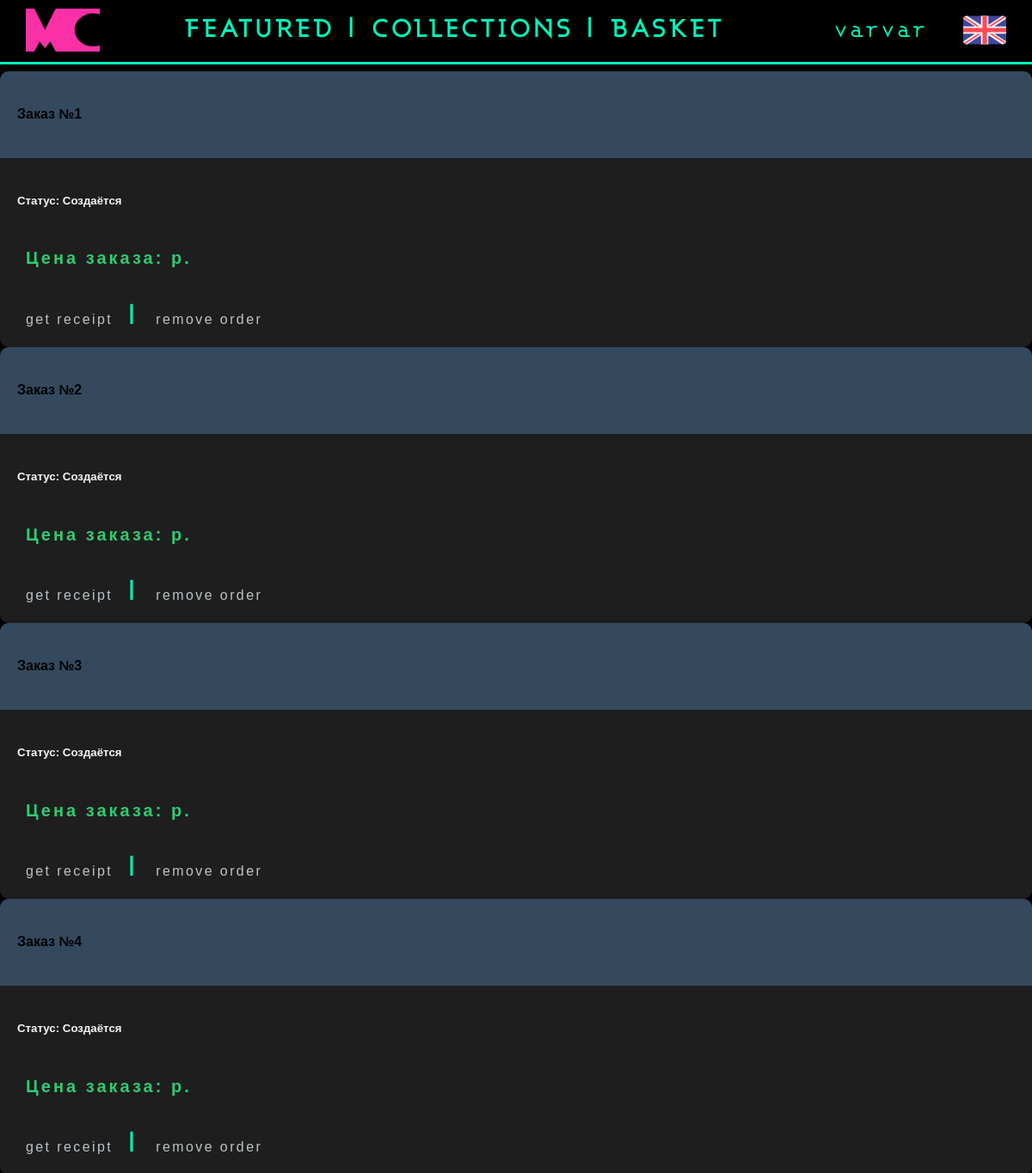
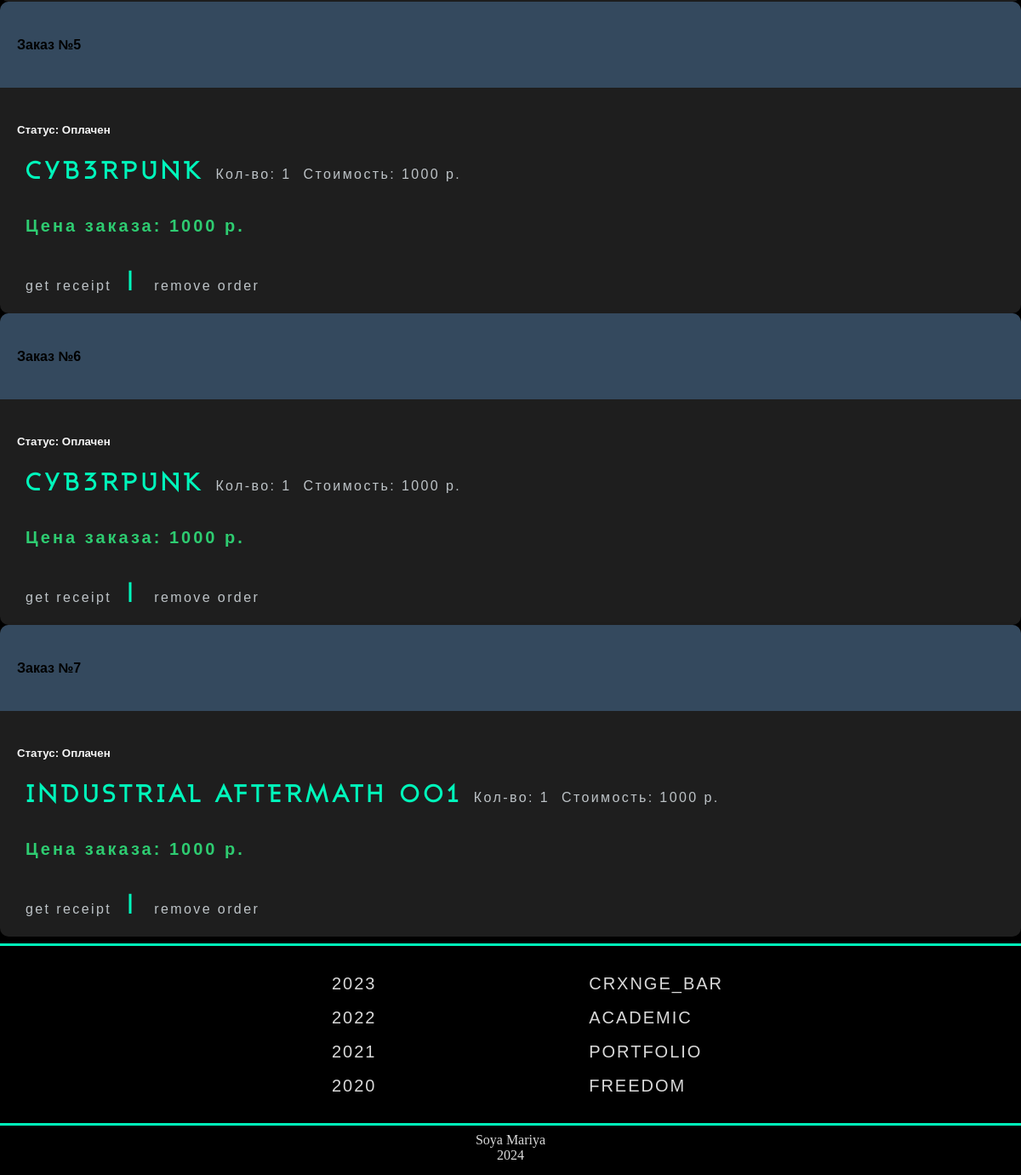
The app's page /orders/list/ (signed in), older data (2 pictures, top to bottom).
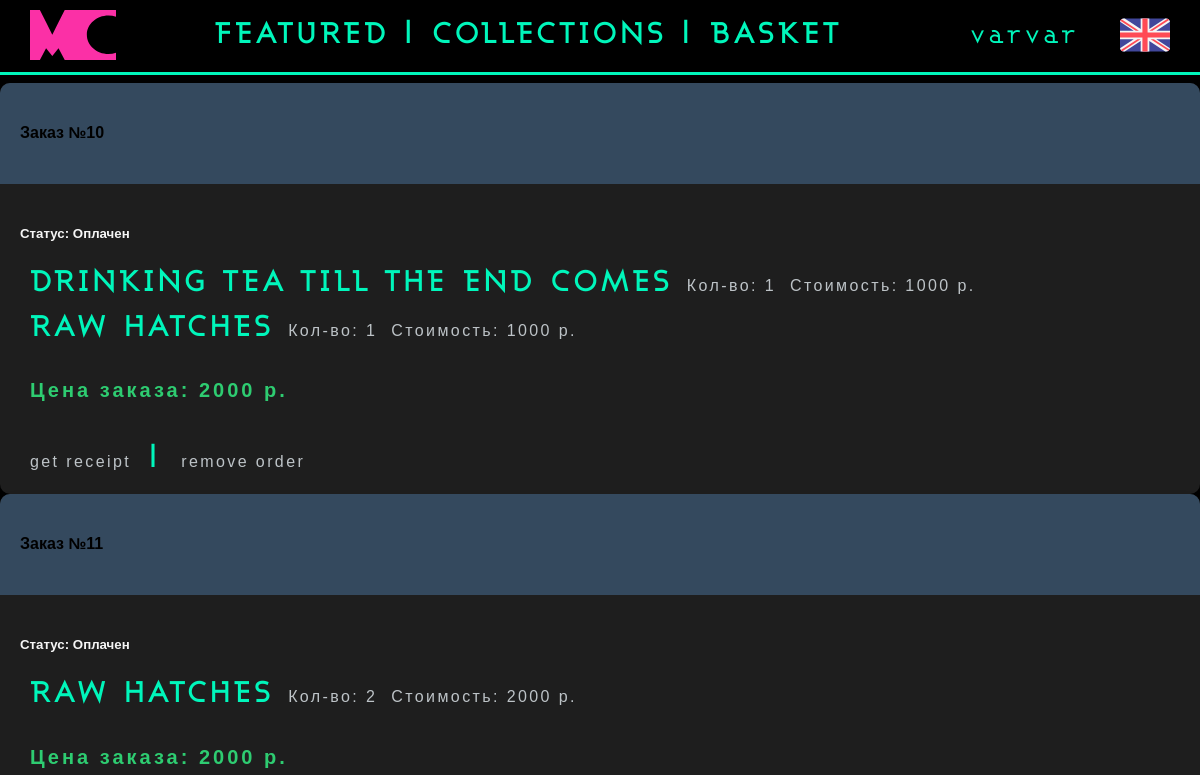
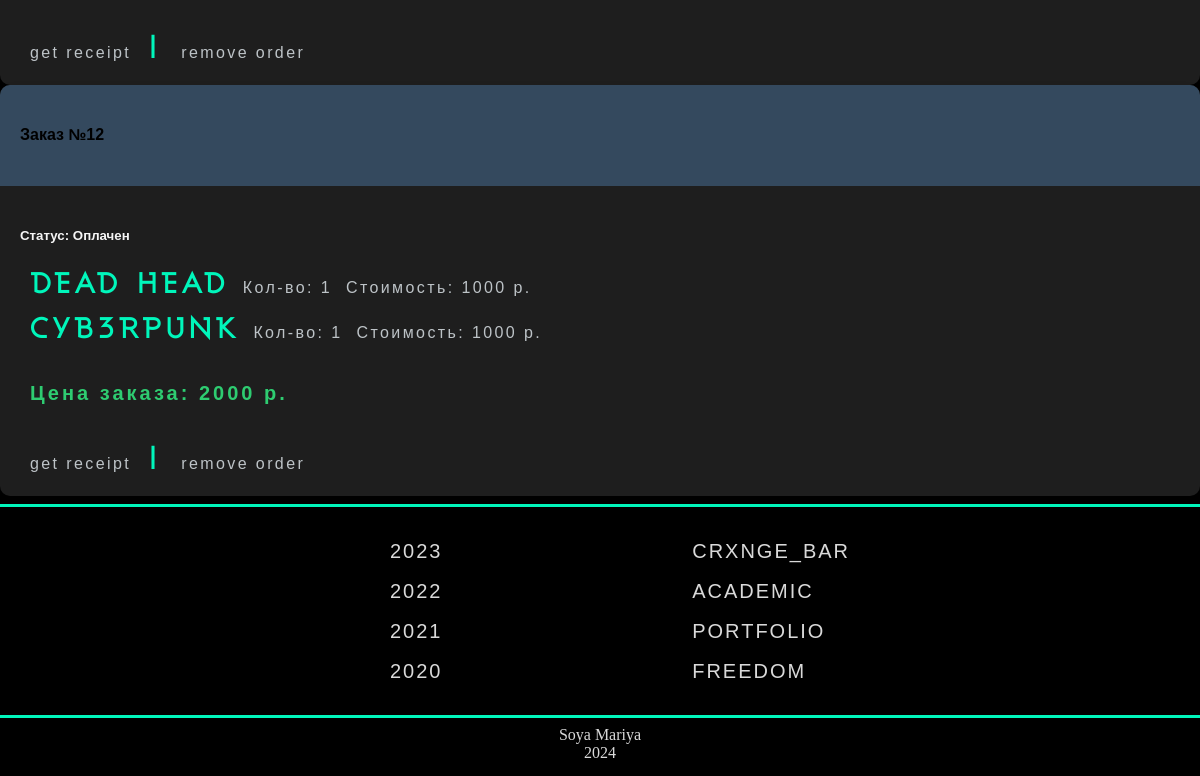
The same page, newer data (2 pictures, top to bottom).
### users/models.py (models this page shows)
class User(AbstractUser):
    groups = models.ManyToManyField(
        'auth.Group',
        related_name='customuser_set',
        blank=True,
        help_text=('The groups this user belongs to. A user will get all permissions '
                   'granted to each of their groups.'),
        verbose_name=('groups'),
    )
    user_permissions = models.ManyToManyField(
        'auth.Permission',
        related_name='customuser_set',
        blank=True,
        help_text=('Specific permissions for this user.'),
        verbose_name=('user permissions'),
    )
    user_address = models.CharField(max_length=128, null=True, blank=True)
    email = models.EmailField(unique=True)

### orders/models.py (models this page shows, shortened)
class Order(models.Model):
    STATUS_CHOICES = [(0, "Создаётся"), (1, "Оплачен"), (2, "Доставлен")]
    status = models.IntegerField(choices=STATUS_CHOICES, default=0)
    date = models.DateField().auto_now
    user = models.ForeignKey(User, on_delete=models.CASCADE)
    address = models.TextField(default='Россия, Москва, ул. Мира, дом 666')
    basket_history = models.JSONField(default=dict)
    payment_id = models.CharField(max_length=255, null=True, blank=True)
    payment_method_id = models.CharField(max_length=255, null=True, blank=True)
    is_active = models.BooleanField(default=False)
    send_mail_flag = models.BooleanField(default=False)

### orders/views.py (the view)
# urls.py: path('list/', OrderListView.as_view(), name='list_order'),
class OrderListView(ListView):
    template_name = 'orders/order-list.html'
    title = 'Мои заказы'
    queryset = Order.objects.all()
    def get_queryset(self):
        queryset = super(OrderListView, self).get_queryset()
        return queryset.filter(user=self.request.user)

### orders/templates/orders/order-list.html (shortened to what this page needs)
{% extends 'orders/base.html' %}
{% load static %}
{% block css %}
    <link rel="stylesheet" type="text/css" href="{% static 'base.css' %}">
{% endblock %}
{% block content %}
<section class="container py-5">
    <div class="main-content">
        <div class="products">
            {% if object_list %}
                {% for order in object_list %}
                    <div class="order-card card mb-4">
                        <div class="card-header text-light">
                            <h4 class="mb-0">Заказ №{{ order.id }}</h4>
                        </div>
                        <div class="card-body">
                            <h5 class="text-primary">Статус: {{ order.get_status_display }}</h5>
                            <div class="order-details">
                                {% if order.is_active %}
                                    <div class="product d-flex justify-content-start align-items-center">
                                        <a href="{% url 'order:order_remove' order.id %}" class="helvetic-pale">
                                            Удалить заказ
                                        </a>
                                        <a href="{% url 'order:receipt' order.id %}" class="helvetic-pale">
                                            Получить чек
                                        </a>
                                    </div>
                                {% else %}
                                    {% for basket in order.basket_history.purchased_items %}
                                        <div class="product">
                                            <strong class="neon-green">{{ basket.product_name }}</strong>
                                            <span class="helvetic-pale">Кол-во: {{ basket.quantity }}</span>
                                            <span class="helvetic-pale">Стоимость: {{ basket.sum }} р.</span>
                                        </div>
                                    {% endfor %}
                                    <div class="order-total mt-3">
                                        <h4 class="neon-green">Цена заказа: {{ order.basket_history.total_sum }} р.</h4>
                                    </div>
                                    <div class="mt-3">
                                        <a href="{% url 'order:receipt' order.id %}" class="helvetic-pale">
                                            get receipt
                                        </a>
                                        <span class="neon-skip">|</span>
                                        <a href="{% url 'order:order_remove' order.id %}" class="helvetic-pale">
                                            remove order
                                        </a>
                                    </div>
                                {% endif %}
                            </div>
                        </div>
                    </div>
                {% endfor %}
            {% else %}
                <h1 class="neon-green">ORDER LIST EMPTY</h1>
            {% endif %}
        </div>
    </div>
</section>
{% endblock %}

### orders/templates/orders/base.html (shortened to what this page needs)
{% load static %}
<!DOCTYPE html>
<html>
    <head>
        {% block css%}
        {% endblock %}
    </head>
    <body>
        <nav class="sticky">
        <header id="header" class="header">
            <div class="container">
                <div class="nav-bar">
                    <a href="{% url 'structure:index' %}">
                        <img src="{% static '/source/images/main_logo.svg' %}" class= "logo" height="50"alt="Main Logo" loading="lazy"/>
                    </a>
                    <ul class = "menu">
                        <li>
                            <a class="neon-green" href="{% url 'structure:index' %}">FEATURED</a>
                            <span class="neon-skip">|</span>
                        </li>
                        <li>
                            <a class="neon-green" href="{% url 'structure:collections' %}">COLLECTIONS</a>
                            <span class="neon-skip">|</span>
                        </li>
                        {% if user.is_authenticated %}
                        <li>
                            <a class="neon-green" href="{% url 'structure:basket_view' %}">BASKET</a>
                        </li>
                        {% else %}
                        <li>
                            <a class="neon-green" href="{% url 'users:login' %}">BASKET</a>
                        </li>
                        {% endif %}
                    </ul>
                {% if user.is_authenticated %}
                <li>
                    <a class="neon-green-right" href="{% url 'users:profile' user.id %}">{{ user.username }}</a>
                </li>
                {% else %}
                <li>
                    <a class="neon-green-right" href="{% url 'users:login' %}">LOG_IN</a>
                </li>
                {% endif %}
                <a class = "switcher" href="{% url 'structure:bio' %}">
                    <img
                    src="{% static 'source/images/united-kingdom-uk-svgrepo-com.svg' %}"
                    height="50"
                    alt="Main Logo"
                    loading="lazy"
                  />
                </a>
            </div>
            </div>
        <hr width="100%" color="#00F6BB" size="3px">
    </header>
</nav>
        <selection>
            {% block content %}
        {% endblock %}
        </selection>
    <footer id = "footer" class = "footer">
        <hr width="100%" color="#00F6BB" size="3px">
        <div class="container">
            <div class="jumper">
                <ul class="years">
                    <li>
                        <a href="{% url 'structure:universal_year' year_name='2023' %}">2023</a>
                    </li>
                    <li>
                        <a href="{% url 'structure:universal_year' year_name='2022' %}">2022</a>
                    </li>
                    <li>
                        <a href="{% url 'structure:universal_year' year_name='2021' %}">2021</a>
                    </li>
                    <li>
                        <a href="{% url 'structure:universal_year' year_name='2020' %}">2020</a>
                    </li>
                </ul>
                <ul class="collections">
                    <li>
                        <a href="{% url 'structure:universal_collect' collection_name='CRXNGE_BAR' %}">CRXNGE_BAR</a>
                    </li>
                    <li>
                        <a href="{% url 'structure:universal_collect' collection_name='ACADEMIC' %}">ACADEMIC</a>
                    </li>
                    <li>
                        <a href="{% url 'structure:universal_collect' collection_name='PORTFOLIO' %}">PORTFOLIO</a>
                    </li>
                    <li>
                        <a href="{% url 'structure:universal_collect' collection_name='FREEDOM' %}">FREEDOM</a>
                    </li>
                </ul>
            </div>
        </div>
        <hr width="100%" color="#00F6BB" size="3px">
        <div class="credits">
            <span>Soya Mariya</span>
            <br>
            <span>2024</span>
            <br>
        </div>
    </footer>
    </body>
</html>

### static/base.css (style rules this page uses)
.neon-green { color: #00F6BB; font-family: "ashby" ; text-decoration: none; font-size: 175%; margin-left: 10px; letter-spacing: 0.15em; }
.neon-green-right { color: #00F6BB; font-family: "ashby" ; text-decoration: none; font-size: 175%; margin: auto; letter-spacing: 0.15em; padding-right: 40px; padding-top: 15px; display: flex; }
.helvetic-pale { color: #d9d9d9; font-family: "Helvetica" ; text-decoration: none; font-size: 100%; margin-left: 10px; letter-spacing: 0.15em; }
.neon-skip { color: #00F6BB; font-family: "ashby" ; font-size: 175%; font-weight: bold; margin-left: 10px; margin-right: 10px; }
.nav-bar { display: flex; }
.sticky { position: -webkit-sticky; position: sticky; top: 0; z-index: 999999; }
.header { background-color: #000; }
body { padding: 0; margin: 0; color: #000; font-size: 16px; background-color: #000; text-decoration: none; }
ul, li { display: block; }
.container { width: auto; margin: 0 auto; }
.menu { display: flex; margin: auto; padding: 0; padding-right: 40px ; }
.switcher { margin-left: 0; padding-right: 30px; padding-top: 10px; }
.logo { margin-right: 0; padding-left: 30px; padding-top: 10px; }
.years li a { text-align: center; color: #d9d9d9; text-decoration: none; text-transform: uppercase; font-family: Helvetica; font-size: 20px; line-height: 2em; letter-spacing: 0.1em; }
.collections li a { text-align: center; color: #d9d9d9; text-decoration: none; text-transform: uppercase; font-family: Helvetica; font-size: 20px; line-height: 2em; letter-spacing: 0.1em; }
.jumper { display: flex; width: 500px; margin: auto; justify-content: space-between; }
.footer { background-color: #000; }
.credits { width: auto; text-align: center; color: #d9d9d9; font-family: "Helvetica-bold"; height: 50px; }

### orders/templates/orders/order-list.html (style rules this page uses)
.order-card { border-radius: 10px; box-shadow: 0 4px 8px rgba(0, 0, 0, 0.1); transition: transform 0.3s ease; background-color: #1e1e1e; }
.card-header { background-color: #34495e; border-radius: 10px 10px 0 0; padding: 20px; }
.card-body { padding: 20px; color: #f5f5f5; }
.order-card h4, .order-card h5 { font-family: 'Arial', sans-serif; }
.neon-green { color: #00F6BB; font-weight: bold; }
.helvetic-pale { font-family: 'Helvetica', sans-serif; color: #bdc3c7; }
.order-total h4 { color: #2ecc71; font-family: 'Arial', sans-serif; font-size: 20px; font-weight: bold; }
.order-details { display: flex; flex-direction: column; gap: 10px; }

Row changes from the older to the newer data that the page shows:
removed Order: id "1", status "Создаётся"
removed Order: id "2", status "Создаётся"
removed Order: id "3", status "Создаётся"
removed Order: id "4", status "Создаётся"
removed Order: id "5", status "Оплачен", product_name "CYB3RPUNK", quantity "1", sum "1000", basket_history.total_sum "1000"
removed Order: id "6", status "Оплачен", product_name "CYB3RPUNK", quantity "1", sum "1000", basket_history.total_sum "1000"
removed Order: id "7", status "Оплачен", product_name "INDUSTRIAL AFTERMATH 001", quantity "1", sum "1000", basket_history.total_sum "1000"
added Order: id "10", status "Оплачен", product_name "DRINKING TEA TILL THE END COMES" "RAW HATCHES", quantity "1" "1", sum "1000" "1000", basket_history.total_sum "2000"
added Order: id "11", status "Оплачен", product_name "RAW HATCHES", quantity "2", sum "2000", basket_history.total_sum "2000"
added Order: id "12", status "Оплачен", product_name "DEAD HEAD" "CYB3RPUNK", quantity "1" "1", sum "1000" "1000", basket_history.total_sum "2000"
